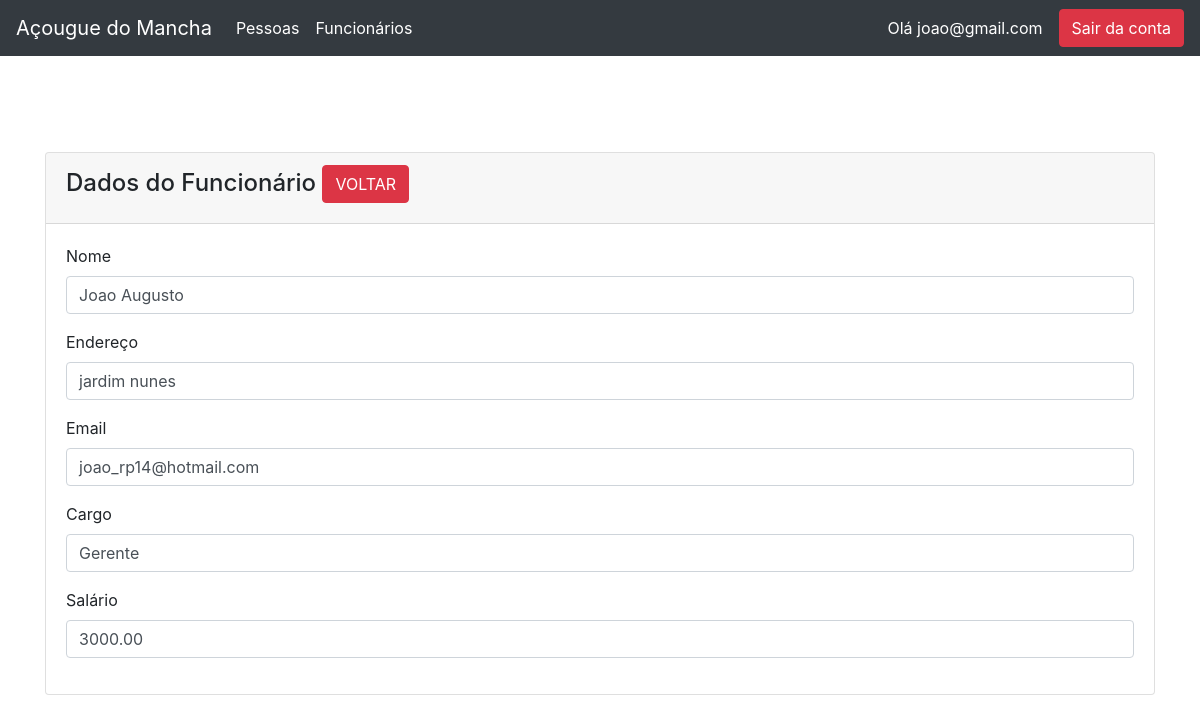
/worker_view.php?idFuncionario=1 (signed in), run on the app's committed database.
### tables this page shows
CREATE TABLE `tbfuncionarios` (
  `id` int(11) NOT NULL,
  `idPessoa` int(11) NOT NULL,
  `idCargo` int(11) NOT NULL,
  `salario` decimal(10,2) NOT NULL
);

CREATE TABLE `tbpessoas` (
  `id` int(11) NOT NULL,
  `nome` varchar(100) NOT NULL,
  `email` varchar(100) NOT NULL,
  `endereco` varchar(300) NOT NULL,
  `cpf` varchar(14) NOT NULL
);

CREATE TABLE `tbcargos` (
  `id` int(11) NOT NULL,
  `descricao` varchar(50) NOT NULL
);

### worker_view.php (the view, shortened to what this page needs)
<?php
require 'connection.php';
require_once("topo.php");
?>
<!doctype html>
<html lang="pt-BR">
  <head>
    <link rel="stylesheet" href="https://cdn.jsdelivr.net/npm/bootstrap@4.1.3/dist/css/bootstrap.min.css">
</head>
<body>
    <div class="container mt-5">
        <div class="row">
            <div class="col-md-12">
                <div class="card">
                    <div class="card-header">
                        <h4>Dados do Funcionário
                            <a href="worker.php" class="btn btn-danger float-end">VOLTAR</a>
                        </h4>
                    </div>
                    <div class="card-body">
                        <?php
                        if(isset($_GET['idFuncionario']))
                        {
                            $tbfuncionarios_id = mysqli_real_escape_string($con, $_GET['idFuncionario']);
                            $query = "SELECT * FROM tbfuncionarios, tbpessoas, tbcargos WHERE tbfuncionarios.id = '$tbfuncionarios_id' AND tbfuncionarios.idPessoa = tbpessoas.id AND tbfuncionarios.idCargo = tbcargos.id";
                            $query_run = mysqli_query($con, $query);
                            if(mysqli_num_rows($query_run) > 0)
                            {
                                $tbfuncionarios = mysqli_fetch_array($query_run);
                                ?>
                                    <div class="mb-3">
                                        <label>Nome</label>
                                        <p class="form-control">
                                            <?=$tbfuncionarios['nome'];?>
                                        </p>
                                    </div>
                                    <div class="mb-3">
                                        <label>Endereço</label>
                                        <p class="form-control">
                                            <?=$tbfuncionarios['endereco'];?>
                                        </p>
                                    </div>
                                    <div class="mb-3">
                                        <label>Email</label>
                                        <p class="form-control">
                                            <?=$tbfuncionarios['email'];?>
                                        </p>
                                    </div>
                                    <div class="mb-3">
                                        <label>Cargo</label>
                                        <p class="form-control">
                                            <?=$tbfuncionarios['descricao'];?>
                                        </p>
                                    </div>
                                    <div class="mb-3">
                                        <label>Salário</label>
                                        <p class="form-control">
                                            <?=$tbfuncionarios['salario'];?>
                                        </p>
                                    </div>
                                <?php
                            }
                            else
                            {
                                echo "<h4>Nenhum ID encontrado</h4>";
                            }
                        }
                        ?>
                    </div>
                </div>
            </div>
        </div>
    </div>
</body>
</html>

### data on the page
tbfuncionarios: idPessoa.nome "Joao Augusto", idPessoa.endereco "jardim nunes", idPessoa.email "joao_rp14@hotmail.com", idCargo.descricao "Gerente", salario "3000.00"

### other printed values
$_SESSION["email"] "joao@gmail.com"
